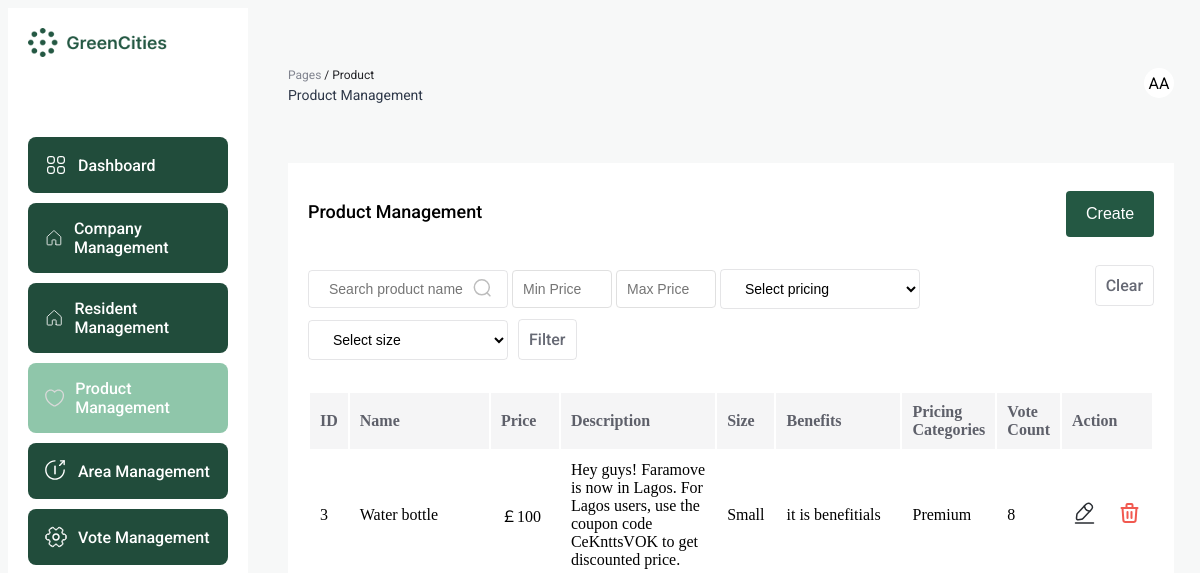
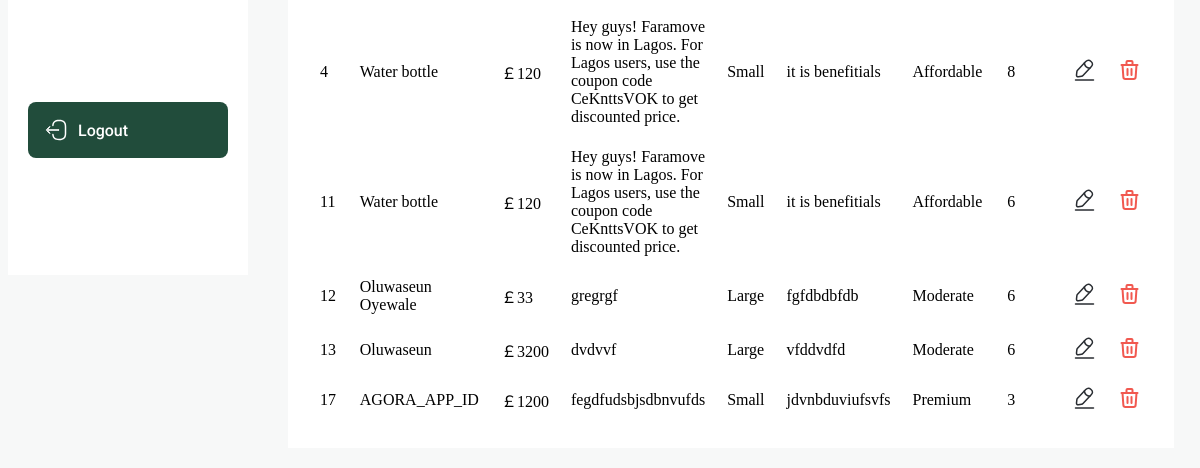
The page /product/index.php (signed in) on the database as committed earlier (2 pictures, top to bottom).
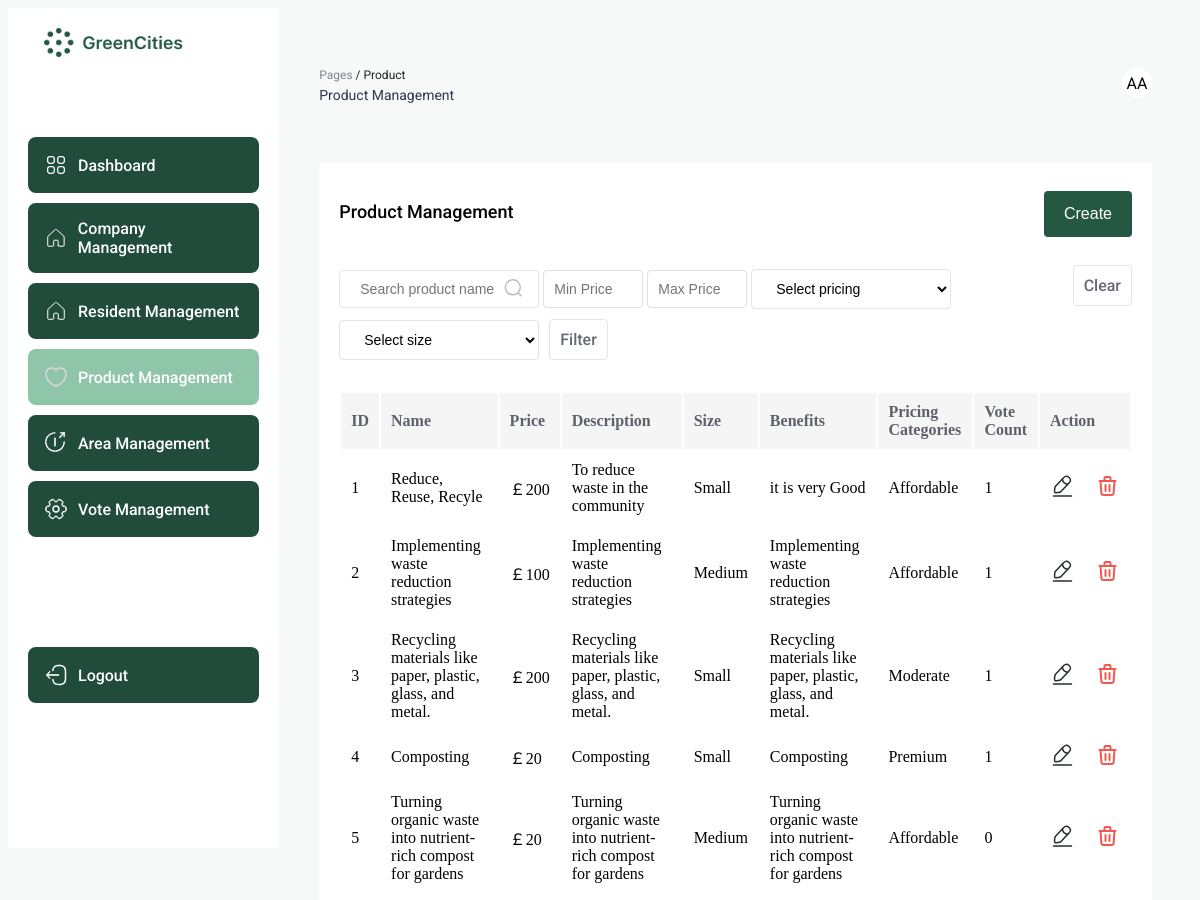
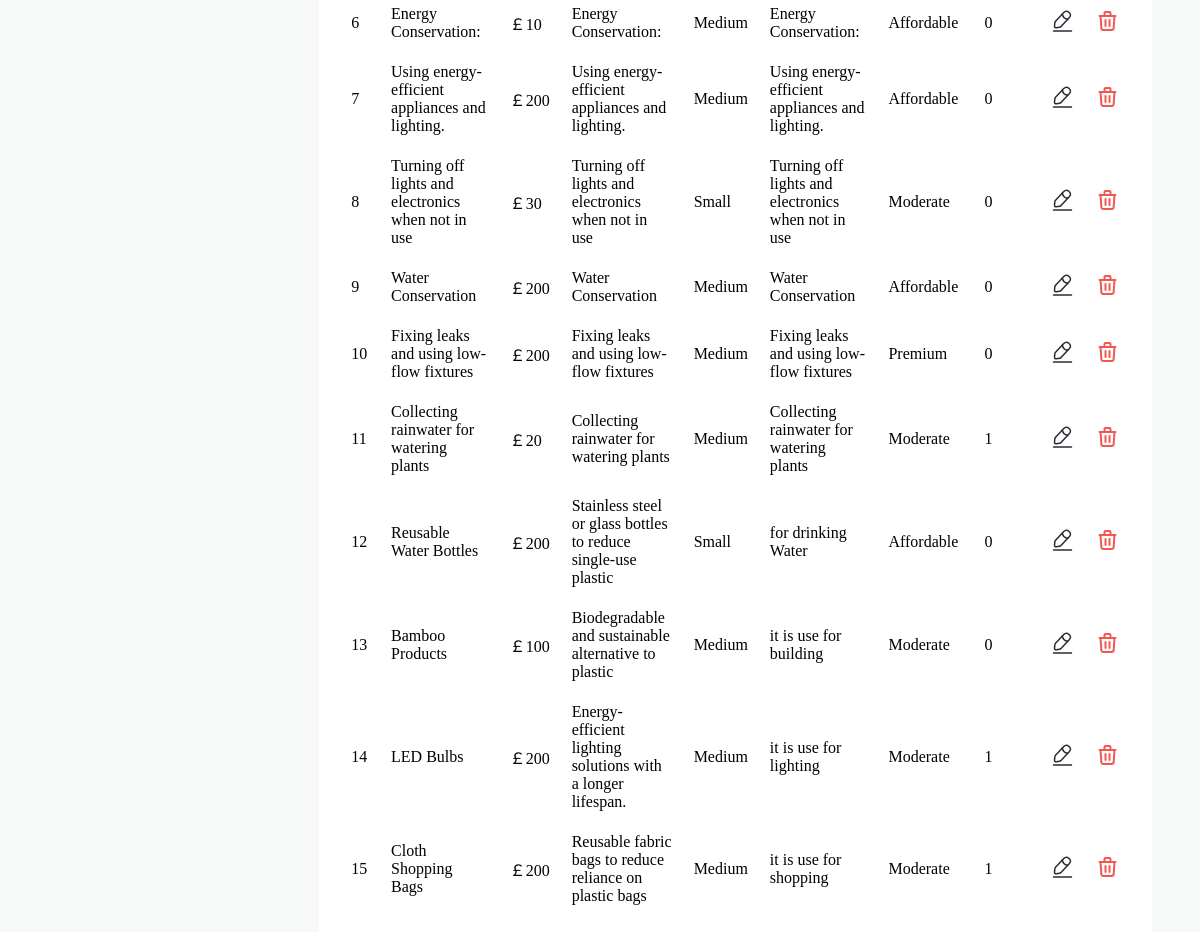
The same page on the database as committed later (2 pictures, top to bottom).
### tables this page shows
CREATE TABLE `product` (
  `id` int(11) NOT NULL,
  `name` text NOT NULL,
  `price` float NOT NULL DEFAULT 0,
  `description` text NOT NULL,
  `size` varchar(15) NOT NULL,
  `benefits` text NOT NULL,
  `pricing_categories` varchar(15) NOT NULL,
  `class` varchar(50) NOT NULL DEFAULT 'Green energies products',
  `vote_count` int(11) NOT NULL DEFAULT 0
);

### product/index.php (the view, shortened to what the changed rows need)
<?php
$servername = "localhost";
$username = "root";
$password = "";
$dbname = "Green Alliance";
$conn = new mysqli($servername, $username, $password, $dbname);
$productListData = [];
$user_id = $_SESSION['id'];
$searchName = $_POST['searchName'];
if (isset($searchName) && strlen($searchName) > 0 && isset($_POST['search'])) {
    $productListQuery = "SELECT * FROM product WHERE name LIKE '%$searchName%'";
    $productListResult = $conn->query($productListQuery);
} else {
    $productListQuery = "SELECT * FROM `product`";
    $productListResult = $conn->query($productListQuery);
}
if ($productListResult->num_rows > 0) {
    while ($row = $productListResult->fetch_assoc()) {
        $productId = $row['id'];
        $productName = $row['name'];
        $productPrice = $row['price'];
        $productDescription = $row['description'];
        $productSize = $row['size'];
        $voteCount = $row['vote_count'];
        $productBenefits = $row['benefits'];
        $productPricingCategories = $row['pricing_categories'];
        $voteValue = "FALSE";
        $check_vote_query = "SELECT * FROM votes WHERE product = $productId AND user = $user_id";
        $check_vote_result = $conn->query($check_vote_query);
        if ($check_vote_result->num_rows > 0) {
            if ($check_vote_result == true) {
                if (mysqli_num_rows($check_vote_result) > 0) {
                    $voteValue = mysqli_fetch_assoc($check_vote_result)["vote"];
                }
            }
        }
        $myMap = [
            "id" => $productId,
            "name" => $productName,
            "price" => $productPrice,
            "description" => $productDescription,
            "size" => $productSize,
            "benefits" => $productBenefits,
            "vote" => $voteValue,
            "pricing_categories" => $productPricingCategories,
            "vote_count" => $voteCount,
        ];
        $productListData[] = $myMap;
    }
} else {
}
$templateData = array(
    "result" => $productListData,
);
?>
<!DOCTYPE html>
<html lang="en">
<head>
</head>
<body>
    <div class="dashboard-container">
        <div style="width: 100%;">
            <div style="background: white; margin: 20px 40px; padding: 20px;">
                <table class="table" style="width: 100%;">
                    <thead>
                        <tr style="background: #F5F5F6;">
                            <th scope="col" style="text-align: left">ID</th>
                            <th scope="col" style="text-align: left">Name</th>
                            <th scope="col" style="text-align: left">Price</th>
                            <th scope="col" style="text-align: left">Description</th>
                            <th scope="col" style="text-align: left">Size</th>
                            <th scope="col" style="text-align: left">Benefits</th>
                            <th scope="col" style="text-align: left">Pricing Categories</th>
                            <?php
                            if ($_SESSION['role'] !== 'resident') {
                                ?>
                                <th scope="col" style="text-align: left">Vote Count</th> <?php
                            }
                            ?>
                            <?php
                            if ($_SESSION['role'] === 'admin' || $_SESSION['role'] === 'resident') {
                                ?>
                                <th scope="col" style="text-align: left">Action</th> <?php
                            }
                            ?>
                        </tr>
                    </thead>
                    <tbody>
                        <?php foreach ($templateData['result'] as $option): ?>
                            <tr>
                                <td><?php echo $option["id"]; ?></td>
                                <td><?php echo $option["name"]; ?></td>
                                <td><?php echo "￡" . $option["price"]; ?></td>
                                <td><?php echo $option["description"]; ?></td>
                                <td><?php echo $option["size"]; ?></td>
                                <td><?php echo $option["benefits"]; ?></td>
                                <td><?php echo $option["pricing_categories"]; ?></td>
                                <?php
                                if ($_SESSION['role'] !== 'resident') {
                                    ?>
                                    <td><?php echo $option["vote_count"]; ?></td> <?php
                                }
                                ?>
                                <?php
                                if ($_SESSION['role'] === 'admin' || $_SESSION['role'] === 'resident') {
                                    ?>
                                    <td>
                                        <div style="display: flex; gap: 20px;">
                                            <?php
                                            if ($_SESSION['role'] === 'admin') {
                                                ?>
                                                <a href="update.php?update=<?php echo $option['id']; ?>">
                                                </a>
                                                <?php
                                            }
                                            ?>
                                            <?php
                                            if ($_SESSION['role'] === 'admin') {
                                                ?>
                                                <a href="index.php?delete=<?php echo $option['id']; ?>">
                                                </a>
                                                <?php
                                            }
                                            ?>
                                        </div>
                                    </td>
                                    <?php
                                }
                                ?>
                            </tr>
                        <?php endforeach; ?>
                    </tbody>
                </table>
            </div>
        </div>
    </div>
</body>
</html>

Rows that differ between the two databases and show on the page:
removed product: id "17", name "AGORA_APP_ID", price "1200", description "fegdfudsbjsdbnvufds", size "Small", benefits "jdvnbduviufsvfs", pricing_categories "Premium", vote_count "3"
added product: id "1", name "Reduce, Reuse, Recyle", price "200", description "To reduce waste in the community", size "Small", benefits "it is very Good", pricing_categories "Affordable", vote_count "1"
added product: id "2", name "Implementing waste reduction strategies", price "100", description "Implementing waste reduction strategies", size "Medium", benefits "Implementing waste reduction strategies", pricing_categories "Affordable", vote_count "1"
changed product id 3: name "Water bottle" → "Recycling materials like paper, plastic, glass, and metal."; price "100" → "200"; description "Hey guys! Faramove is now in Lagos. For Lagos users, use the coupon code CeKnttsVOK to get discounted price." → "Recycling materials like paper, plastic, glass, and metal."; benefits "it is benefitials" → "Recycling materials like paper, plastic, glass, and metal."; pricing_categories "Premium" → "Moderate"; vote_count "8" → "1"
changed product id 4: name "Water bottle" → "Composting"; price "120" → "20"; description "Hey guys! Faramove is now in Lagos. For Lagos users, use the coupon code CeKnttsVOK to get discounted price." → "Composting"; benefits "it is benefitials" → "Composting"; pricing_categories "Affordable" → "Premium"; vote_count "8" → "1"
added product: id "5", name "Turning organic waste into nutrient-rich compost for gardens", price "20", description "Turning organic waste into nutrient-rich compost for gardens", size "Medium", benefits "Turning organic waste into nutrient-rich compost for gardens", pricing_categories "Affordable", vote_count "0"
added product: id "6", name "Energy Conservation:", price "10", description "Energy Conservation:", size "Medium", benefits "Energy Conservation:", pricing_categories "Affordable", vote_count "0"
added product: id "7", name "Using energy-efficient appliances and lighting.", price "200", description "Using energy-efficient appliances and lighting.", size "Medium", benefits "Using energy-efficient appliances and lighting.", pricing_categories "Affordable", vote_count "0"
added product: id "8", name "Turning off lights and electronics when not in use", price "30", description "Turning off lights and electronics when not in use", size "Small", benefits "Turning off lights and electronics when not in use", pricing_categories "Moderate", vote_count "0"
added product: id "9", name "Water Conservation", price "200", description "Water Conservation", size "Medium", benefits "Water Conservation", pricing_categories "Affordable", vote_count "0"
added product: id "10", name "Fixing leaks and using low-flow fixtures", price "200", description "Fixing leaks and using low-flow fixtures", size "Medium", benefits "Fixing leaks and using low-flow fixtures", pricing_categories "Premium", vote_count "0"
changed product id 11: name "Water bottle" → "Collecting rainwater for watering plants"; price "120" → "20"; description "Hey guys! Faramove is now in Lagos. For Lagos users, use the coupon code CeKnttsVOK to get discounted price." → "Collecting rainwater for watering plants"; size "Small" → "Medium"; benefits "it is benefitials" → "Collecting rainwater for watering plants"; pricing_categories "Affordable" → "Moderate"; vote_count "6" → "1"
changed product id 12: name "Oluwaseun Oyewale" → "Reusable Water Bottles"; price "33" → "200"; description "gregrgf" → "Stainless steel or glass bottles to reduce single-use plastic"; size "Large" → "Small"; benefits "fgfdbdbfdb" → "for drinking Water"; pricing_categories "Moderate" → "Affordable"; vote_count "6" → "0"
changed product id 13: name "Oluwaseun" → "Bamboo Products"; price "3200" → "100"; description "dvdvvf" → "Biodegradable and sustainable alternative to plastic"; size "Large" → "Medium"; benefits "vfddvdfd" → "it is use for building"; vote_count "6" → "0"
added product: id "14", name "LED Bulbs", price "200", description "Energy-efficient lighting solutions with a longer lifespan.", size "Medium", benefits "it is use for lighting", pricing_categories "Moderate", vote_count "1"
added product: id "15", name "Cloth Shopping Bags", price "200", description "Reusable fabric bags to reduce reliance on plastic bags", size "Medium", benefits "it is use for shopping", pricing_categories "Moderate", vote_count "1"
